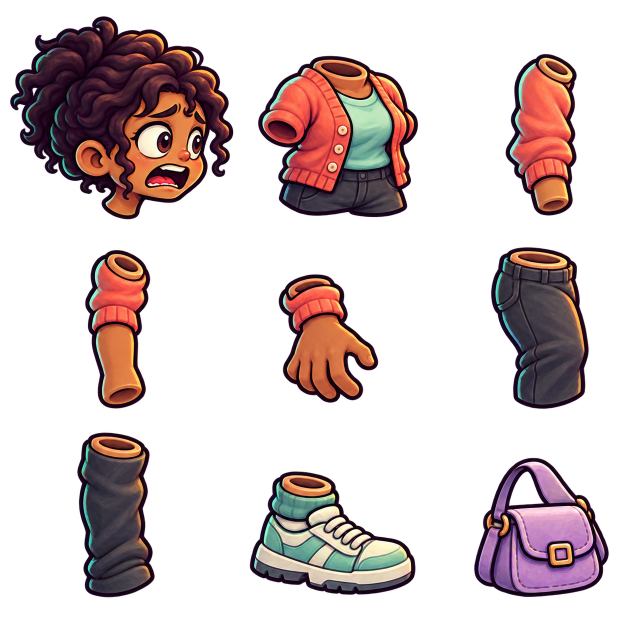
#> input picture monster-game/assets/art/rig-civilian-woman-v4.png, 1254 x 1254 px, given in place of rig-zombie.png, which was not available (shown at 1/2 size)
$ python prepare_rigs.py
#> lines starting #> are read from the running program, lines starting #| are printed output that depends on the picture; pictures that were not available may be replaced by others from this repository, and a replacement may not be noted
"""Measure transparent gutters and alpha bounds; never modify generated pixels."""
from pathlib import Path
import json
import numpy as np
from PIL import Image

ART = Path(__file__).resolve().parents[1] / 'assets/art'

def gutters(alpha, count, axis):
    length = alpha.shape[axis]
    projection = (alpha > 30).sum(axis=1-axis)
    edges = [0]
    for i in range(1, count):
        target = length*i/count
        lo, hi = round(target-length*.09), round(target+length*.09)
        blank = np.flatnonzero(projection[lo:hi] < 3)+lo
        if len(blank):
            runs = np.split(blank, np.flatnonzero(np.diff(blank)>1)+1)
            run = min(runs, key=lambda r: abs(float(r.mean())-target))
            edges.append(round(float(np.median(run))))
        else:
            edges.append(round(target))
    return edges+[length]

result = {'rigs': [], 'layers': []}
for name in ['zombie', 'skeleton', 'masked', 'fly']:
    im = Image.open(ART / f'rig-{name}.png')
#> im is the input picture: PIL image 1254x1254 RGBA; mean R, G, B, A 37.7, 23.9, 23.9, 78.3
    assert im.mode == 'RGBA'
    alpha = np.asarray(im.getchannel('A'))
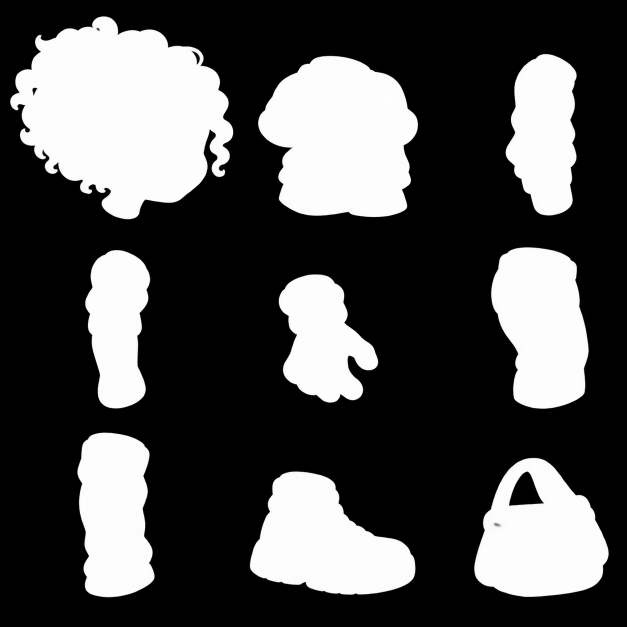
#> alpha: shape (1254, 1254) (shown at 1/2 size); min 0, max 255, mean 78.3
    assert (alpha == 0).mean() > .5
    xs, ys = gutters(alpha, 3, 1), gutters(alpha, 3, 0)
#> in gutters, `projection = (alpha > 30).sum(axis=1-axis)`: projection = 1254 values, max 1040 at index 222, min 0 at index 0, mean 392.8
#> after the loop in gutters, `for i in range(1, count):`: edges = [0, 482, 892]
#> the loop in gutters (call 2), `for i in range(1, count):` made 2 passes
#> (target, lo, hi) on passes 1 to 2: (418, 305, 531), (836, 723, 949)
#> xs = [0, 482, 892, 1254]; ys = [0, 466, 841, 1254]
    parts = []
    for row in range(3):
        for col in range(3):
            x0, x1, y0, y1 = xs[col], xs[col+1], ys[row], ys[row+1]
            y, x = np.where(alpha[y0:y1,x0:x1] > 30)
            assert len(x)>100, (name,row,col)
            bounds = [x0+int(x.min()),y0+int(y.min()),int(x.max()-x.min()+1),int(y.max()-y.min()+1)]
            parts.append(bounds)
#> after the loop, parts = [[20, 32, 447, 407], [516, 111, 320, 324], [1011, 107, 143, 324], [170, 500, 131, 317], [557, 548, 200, 258], [982, 494, 196, 324], [154, 865, 156, 330], [499, 942, 332, 248], [948, 915, 270, 279]]
    result['rigs'].append({'file': f'rig-{name}.png', 'parts': parts})
#> pass 2 of the loop `for name in ['zombie', 'skeleton', 'masked', 'fly']:`:
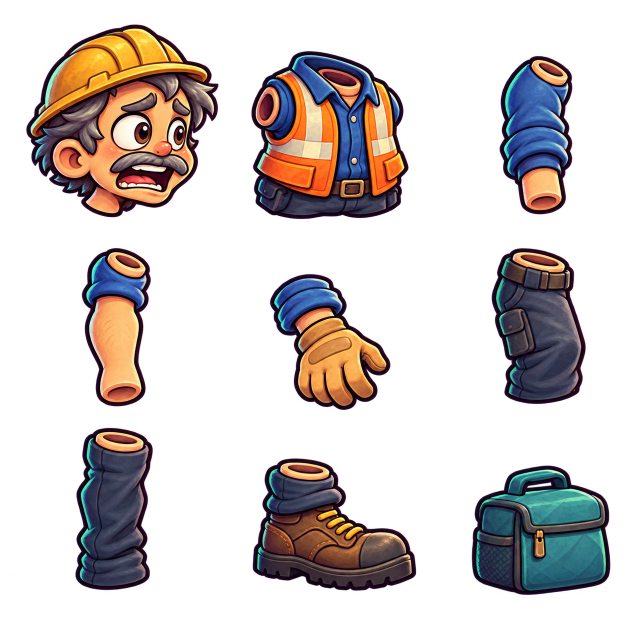
#> input picture monster-game/assets/art/rig-civilian-worker-v4.png, 1254 x 1254 px, given in place of rig-skeleton.png, which was not available (shown at 1/2 size)
#> im is the input picture: PIL image 1254x1254 RGBA; mean R, G, B, A 34.9, 27.9, 26.1, 80.2
#> `alpha = np.asarray(im.getchannel('A'))`:
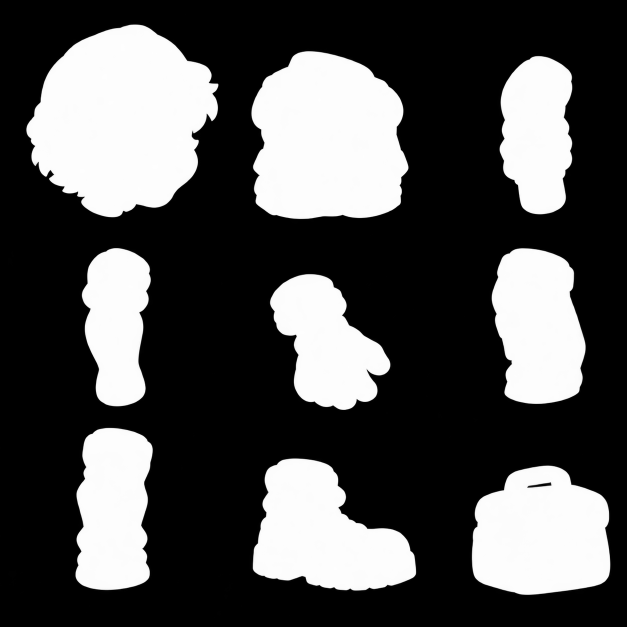
#> alpha: shape (1254, 1254) (shown at 1/2 size); min 0, max 255, mean 80.2
#> xs = [0, 469, 888, 1254]; ys = [0, 466, 837, 1254]
#> after the loop `for row in range(3):`: parts = [[52, 49, 385, 386], [502, 102, 315, 336], [999, 112, 146, 317], [163, 496, 139, 317], [540, 548, 241, 272], [983, 496, 189, 312], [150, 855, 156, 326], [505, 916, 328, 266], [943, 931, 278, 259]]

alpha = np.asarray(Image.open(ART/'parallax-v2.png').getchannel('A'))
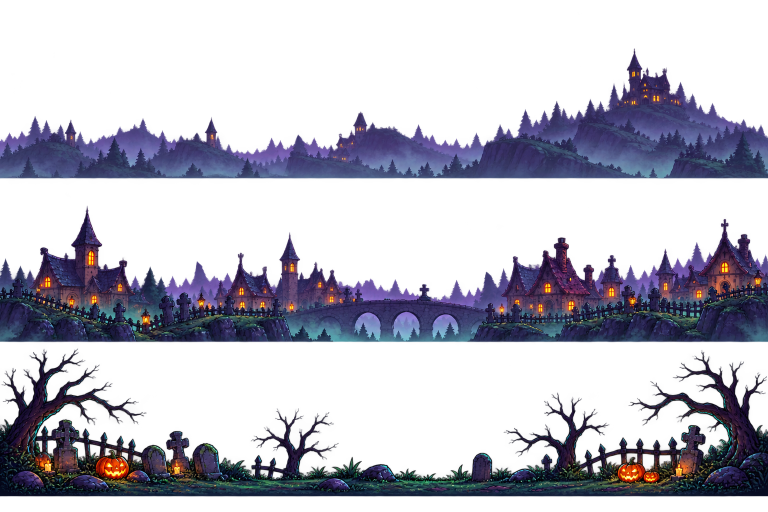
#> input picture monster-game/assets/art/parallax-v2.png, 1536 x 1024 px (shown at 1/2 size)
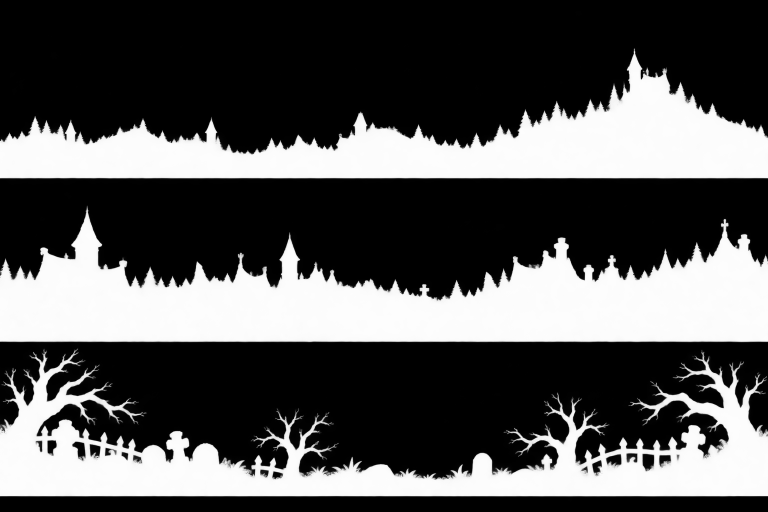
#> alpha: shape (1024, 1536) (shown at 1/2 size); min 0, max 254, mean 85.7
edges = gutters(alpha,3,0)
#> edges = [0, 386, 691, 1024]
for i in range(3):
    y0,y1 = edges[i:i+2]
    y,x = np.where(alpha[y0:y1] > 30)
    result['layers'].append([0,y0+int(y.min()),alpha.shape[1],int(y.max()-y.min()+1)])
#> this loop made 3 passes
#> (y0, y1) on passes 1 to 3: (0, 386), (386, 691), (691, 1024)
(ART/'rig-layout.json').write_text(json.dumps(result,indent=2)+'\n')
print('RIG_LAYOUT_OK: 36 isolated parts and 3 transparent scenery layers')
